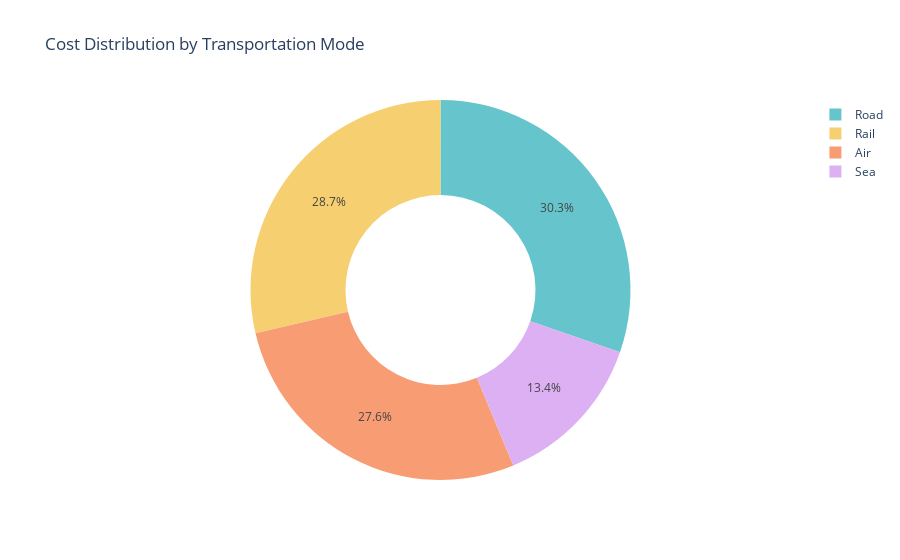

Source (notebook cell):
### Markdown cell above
# Cost distribution by transpotation mode:

### Code cell
transportation_chart = px.pie(data,
                              values='Costs',
                              names='Transportation modes',
                              title='Cost Distribution by Transportation Mode',  # Corrected here
                              hole=0.5,
                              color_discrete_sequence=px.colors.qualitative.Pastel)
transportation_chart.show()

### Figure 1 — Plotly figure (JSON) as saved in the notebook; plotly's stock layout.template omitted (floating-point values rounded to 4 significant figures)
{"data": [{"domain": {"x": [0, 1], "y": [0, 1]}, "hole": 0.5, "hovertemplate": "Transportation modes=%{label}<br>Costs=%{value}<extra></extra>", "labels": ["Road", "Road", "Air", "Rail", "Air", "Road", "Sea", "Road", "Sea", "Rail", "Road", "Air", "Road", "Road", "Air", "Sea", "Air", "Air", "Sea", "Road", "Air", "Air", "Rail", "Rail", "Air", "Road", "Rail", "Sea", "Air", "Road", "Road", "Rail", "Road", "Sea", "Road", "Sea", "Air", "Sea", "Air", "Air", "Road", "Sea", "Road", "Air", "Rail", "Rail", "Road", "Rail", "Rail", "Rail", "Rail", "Road", "Air", "Air", "Road", "Sea", "Air", "Rail", "Road", "Air", "Rail", "Air", "Sea", "Sea", "Air", "Rail", "Road", "Sea", "Rail", "Air", "Road", "Road", "Rail", "Road", "Rail", "Air", "Rail", "Road", "Sea", "Air", "Sea", "Rail", "Road", "Road", "Air", "Road", "Rail", "Sea", "Sea", "Rail", "Rail", "Rail", "Rail", "Air", "Rail", "Air", "Road", "Road", "Rail", "Rail"], "legendgroup": "", "name": "", "showlegend": true, "type": "pie", "values": [187.8, 503.1, 141.9, 254.8, 923.4, 235.5, 134.4, 802.1, 505.6, 995.9, 806.1, 126.7, 403.0, 547.2, 929.2, 127.9, 865.5, 670.9, 593.5, 477.3, 493.9, 523.4, 205.6, 196.3, 758.7, 458.5, 617.9, 762.5, 123.4, 764.9, 880.1, 609.4, 761.2, 371.3, 510.4, 553.4, 403.8, 183.9, 339.7, 653.7, 529.8, 275.5, 635.7, 716.0, 610.5, 495.3, 380.4, 581.6, 768.7, 336.9, 496.2, 695.0, 602.9, 750.7, 814.1, 323.0, 832.2, 482.2, 110.4, 312.6, 430.2, 164.4, 320.8, 687.3, 771.2, 555.9, 393.8, 169.3, 299.7, 207.7, 183.3, 405.2, 677.9, 866.5, 341.6, 873.1, 997.4, 852.6, 323.6, 351.5, 787.8, 276.8, 590.0, 683.0, 465.5, 842.7, 264.3, 879.4, 103.9, 517.5, 990.1, 996.8, 230.1, 823.5, 846.7, 778.9, 188.7, 540.1, 882.2, 210.7]}], "layout": {"autosize": true, "legend": {"tracegroupgap": 0}, "piecolorway": ["rgb(102, 197, 204)", "rgb(246, 207, 113)", "rgb(248, 156, 116)", "rgb(220, 176, 242)", "rgb(135, 197, 95)", "rgb(158, 185, 243)", "rgb(254, 136, 177)", "rgb(201, 219, 116)", "rgb(139, 224, 164)", "rgb(180, 151, 231)", "rgb(179, 179, 179)"], "title": {"text": "Cost Distribution by Transportation Mode"}}}
